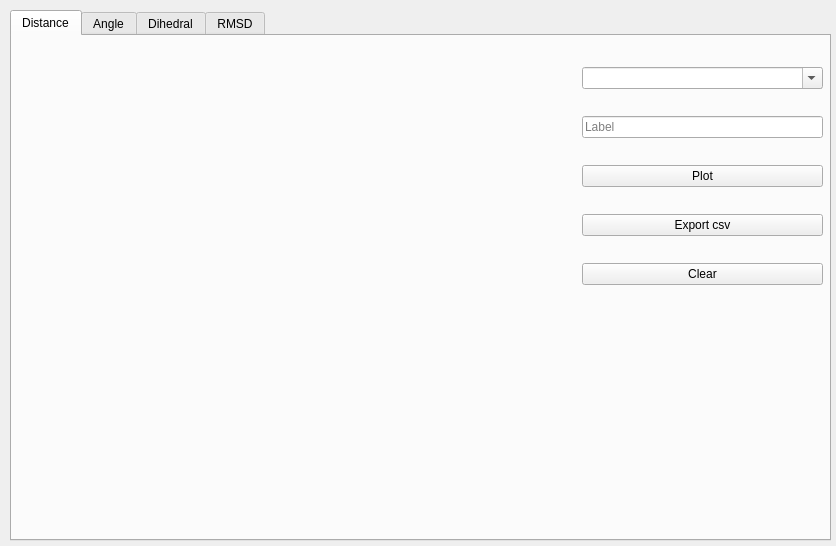
<?xml version="1.0" encoding="UTF-8"?>
<ui version="4.0">
 <class>Form</class>
 <widget class="QWidget" name="Form">
  <property name="geometry">
   <rect>
    <x>0</x>
    <y>0</y>
    <width>836</width>
    <height>546</height>
   </rect>
  </property>
  <property name="windowTitle">
   <string>Measures</string>
  </property>
  <widget class="QTabWidget" name="tabWidget">
   <property name="geometry">
    <rect>
     <x>10</x>
     <y>10</y>
     <width>821</width>
     <height>531</height>
    </rect>
   </property>
   <property name="currentIndex">
    <number>0</number>
   </property>
   <widget class="QWidget" name="tab_distance">
    <attribute name="title">
     <string>Distance</string>
    </attribute>
    <widget class="QWidget" name="verticalLayoutWidget_3">
     <property name="geometry">
      <rect>
       <x>10</x>
       <y>10</y>
       <width>551</width>
       <height>481</height>
      </rect>
     </property>
     <layout class="QVBoxLayout" name="verticalLayout_1"/>
    </widget>
    <widget class="QWidget" name="verticalLayoutWidget_9">
     <property name="geometry">
      <rect>
       <x>570</x>
       <y>10</y>
       <width>241</width>
       <height>261</height>
      </rect>
     </property>
     <layout class="QVBoxLayout" name="verticalLayout_8">
      <item>
       <widget class="QComboBox" name="combo_atoms1">
        <property name="editable">
         <bool>true</bool>
        </property>
        <property name="placeholderText">
         <string/>
        </property>
       </widget>
      </item>
      <item>
       <widget class="QLineEdit" name="edit_label1">
        <property name="text">
         <string/>
        </property>
        <property name="placeholderText">
         <string>Label</string>
        </property>
       </widget>
      </item>
      <item>
       <widget class="QPushButton" name="button_plot1">
        <property name="text">
         <string>Plot</string>
        </property>
       </widget>
      </item>
      <item>
       <widget class="QPushButton" name="button_csv1">
        <property name="text">
         <string>Export csv</string>
        </property>
       </widget>
      </item>
      <item>
       <widget class="QPushButton" name="button_clear1">
        <property name="text">
         <string>Clear</string>
        </property>
       </widget>
      </item>
     </layout>
    </widget>
   </widget>
   <widget class="QWidget" name="tab_angle">
    <attribute name="title">
     <string>Angle</string>
    </attribute>
    <widget class="QWidget" name="verticalLayoutWidget_2">
     <property name="geometry">
      <rect>
       <x>10</x>
       <y>10</y>
       <width>551</width>
       <height>481</height>
      </rect>
     </property>
     <layout class="QVBoxLayout" name="verticalLayout_2"/>
    </widget>
    <widget class="QWidget" name="verticalLayoutWidget_6">
     <property name="geometry">
      <rect>
       <x>570</x>
       <y>10</y>
       <width>241</width>
       <height>261</height>
      </rect>
     </property>
     <layout class="QVBoxLayout" name="verticalLayout_5">
      <item>
       <widget class="QComboBox" name="combo_atoms2">
        <property name="editable">
         <bool>true</bool>
        </property>
       </widget>
      </item>
      <item>
       <widget class="QLineEdit" name="edit_label2">
        <property name="text">
         <string/>
        </property>
        <property name="placeholderText">
         <string>Label</string>
        </property>
       </widget>
      </item>
      <item>
       <widget class="QPushButton" name="button_plot2">
        <property name="text">
         <string>Plot</string>
        </property>
       </widget>
      </item>
      <item>
       <widget class="QPushButton" name="button_csv2">
        <property name="text">
         <string>Export csv</string>
        </property>
       </widget>
      </item>
      <item>
       <widget class="QPushButton" name="button_clear2">
        <property name="text">
         <string>Clear</string>
        </property>
       </widget>
      </item>
     </layout>
    </widget>
   </widget>
   <widget class="QWidget" name="tab_dihedral">
    <attribute name="title">
     <string>Dihedral</string>
    </attribute>
    <widget class="QWidget" name="verticalLayoutWidget">
     <property name="geometry">
      <rect>
       <x>10</x>
       <y>10</y>
       <width>551</width>
       <height>481</height>
      </rect>
     </property>
     <layout class="QVBoxLayout" name="verticalLayout_3"/>
    </widget>
    <widget class="QWidget" name="verticalLayoutWidget_7">
     <property name="geometry">
      <rect>
       <x>570</x>
       <y>10</y>
       <width>241</width>
       <height>261</height>
      </rect>
     </property>
     <layout class="QVBoxLayout" name="verticalLayout_6">
      <item>
       <widget class="QComboBox" name="combo_atoms3">
        <property name="editable">
         <bool>true</bool>
        </property>
       </widget>
      </item>
      <item>
       <widget class="QLineEdit" name="edit_label3">
        <property name="text">
         <string/>
        </property>
        <property name="placeholderText">
         <string>Label</string>
        </property>
       </widget>
      </item>
      <item>
       <widget class="QPushButton" name="button_plot3">
        <property name="text">
         <string>Plot</string>
        </property>
       </widget>
      </item>
      <item>
       <widget class="QPushButton" name="button_csv3">
        <property name="text">
         <string>Export csv</string>
        </property>
       </widget>
      </item>
      <item>
       <widget class="QPushButton" name="button_clear3">
        <property name="text">
         <string>Clear</string>
        </property>
       </widget>
      </item>
     </layout>
    </widget>
   </widget>
   <widget class="QWidget" name="tab_rmsd">
    <attribute name="title">
     <string>RMSD</string>
    </attribute>
    <widget class="QWidget" name="verticalLayoutWidget_4">
     <property name="geometry">
      <rect>
       <x>10</x>
       <y>10</y>
       <width>551</width>
       <height>481</height>
      </rect>
     </property>
     <layout class="QVBoxLayout" name="verticalLayout_4"/>
    </widget>
    <widget class="QWidget" name="verticalLayoutWidget_13">
     <property name="geometry">
      <rect>
       <x>570</x>
       <y>30</y>
       <width>241</width>
       <height>61</height>
      </rect>
     </property>
     <layout class="QVBoxLayout" name="verticalLayout_13">
      <item>
       <widget class="QComboBox" name="combo_atoms4">
        <property name="editable">
         <bool>true</bool>
        </property>
       </widget>
      </item>
      <item>
       <layout class="QHBoxLayout" name="horizontalLayout">
        <item>
         <widget class="QCheckBox" name="check_all">
          <property name="text">
           <string>All</string>
          </property>
         </widget>
        </item>
        <item>
         <widget class="QCheckBox" name="check_back">
          <property name="text">
           <string>Backbone</string>
          </property>
         </widget>
        </item>
        <item>
         <widget class="QCheckBox" name="check_noH">
          <property name="text">
           <string>noH</string>
          </property>
         </widget>
        </item>
       </layout>
      </item>
     </layout>
    </widget>
    <widget class="QWidget" name="verticalLayoutWidget_5">
     <property name="geometry">
      <rect>
       <x>570</x>
       <y>100</y>
       <width>241</width>
       <height>201</height>
      </rect>
     </property>
     <layout class="QVBoxLayout" name="verticalLayout">
      <item>
       <widget class="QLineEdit" name="edit_label4">
        <property name="text">
         <string/>
        </property>
        <property name="placeholderText">
         <string>Label</string>
        </property>
       </widget>
      </item>
      <item>
       <widget class="QPushButton" name="button_plot4">
        <property name="text">
         <string>Plot</string>
        </property>
       </widget>
      </item>
      <item>
       <widget class="QPushButton" name="button_csv4">
        <property name="text">
         <string>Export csv</string>
        </property>
       </widget>
      </item>
      <item>
       <widget class="QPushButton" name="button_clear4">
        <property name="text">
         <string>Clear</string>
        </property>
       </widget>
      </item>
     </layout>
    </widget>
   </widget>
  </widget>
 </widget>
 <resources/>
 <connections/>
</ui>
